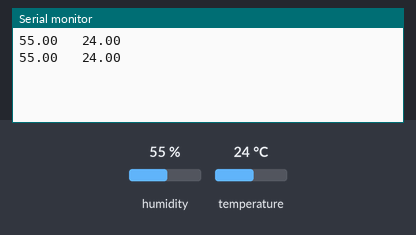
Simulated run of this sketch. Board: Arduino Uno, built with avr-gcc and run on an emulated ATmega328P. Shown: the last lines printed to the serial monitor. The inputs (shaded band) are chosen by the test bench; at power-on: humidity 55 %, temperature 24 °C.

Above: at 2.8 s.
2.9 s: humidity set to 22 %
At 5.3 s:
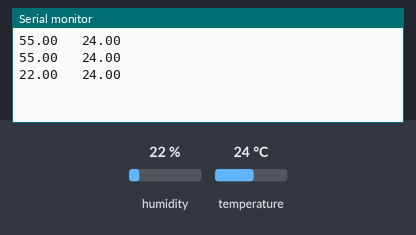
5.6 s: temperature set to 12 °C
At 6.7 s:
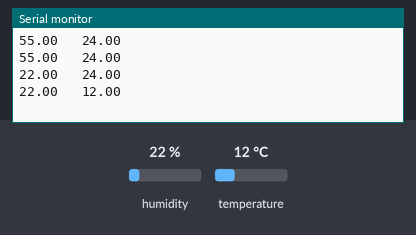
8.3 s: humidity set to 40 %
At 11.5 s:
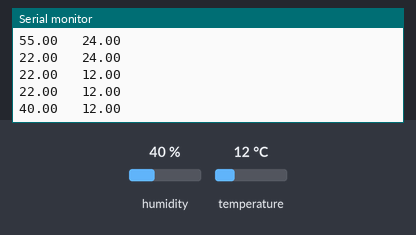
Timing chart, 0 to 13.0 s (numbered marks = the images above; inputs shaded):
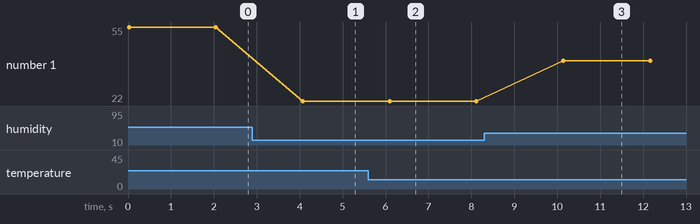

Measured:
- after the input at 2.9 s, the serial monitor: prints a new line after 1.2 s (image 1)
- after the input at 5.6 s, the serial monitor: prints a new line after 0.49 s (image 2)
- after the input at 8.3 s, the serial monitor: prints a new line after 1.8 s (image 3)
- plotted number 1: 55 → 22 after the input at 2.9 s, 22 → 40 after the input at 8.3 s

The sketch:

DHT11.ino
```cpp
/*
 * 本範例使用 DHT11 來量測溫溼度值，              © 華夏科大電子系 吳宗憲
 * 並將量測結果傳送至序列監控視窗觀察。
 * 工作電壓：DC5V
 */
#include <dht11.h>
#define DHT11PIN 5  //溫度感測器 DHT-11 連接D5

dht11 DHT11;

void setup(void)
{
  Serial.begin(9600);
}

void loop()
{
  char humidityData[10];
  char tempData[10];

  DHT11Processing(humidityData,tempData);
  Serial.print(humidityData);
  Serial.print("   ");
  Serial.println(tempData);
  delay(2000);
}

void DHT11Processing(char HD[], char TD[]){
  int chk = DHT11.read(DHT11PIN);

  if (chk == 0) {
    dtostrf((float)DHT11.humidity,5,2,HD);
    dtostrf((float)DHT11.temperature,5,2,TD);
  }// end if
  else {
    Serial.println("DHT11 Error");
  }
}
```
